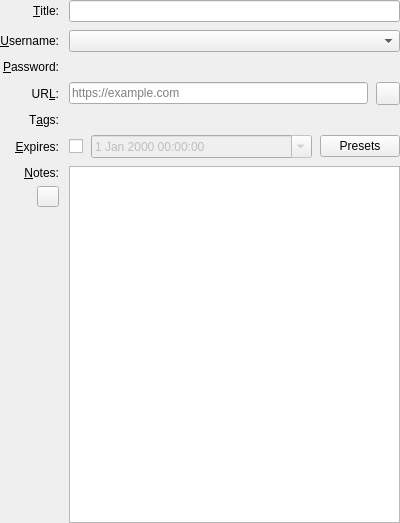
<?xml version="1.0" encoding="UTF-8"?>
<ui version="4.0">
 <class>EditEntryWidgetMain</class>
 <widget class="QScrollArea" name="EditEntryWidgetMain">
  <property name="geometry">
   <rect>
    <x>0</x>
    <y>0</y>
    <width>400</width>
    <height>523</height>
   </rect>
  </property>
  <property name="windowTitle">
   <string>Edit Entry</string>
  </property>
  <property name="frameShape">
   <enum>QFrame::NoFrame</enum>
  </property>
  <property name="frameShadow">
   <enum>QFrame::Plain</enum>
  </property>
  <property name="horizontalScrollBarPolicy">
   <enum>Qt::ScrollBarAlwaysOff</enum>
  </property>
  <property name="sizeAdjustPolicy">
   <enum>QAbstractScrollArea::AdjustToContents</enum>
  </property>
  <property name="widgetResizable">
   <bool>true</bool>
  </property>
  <widget class="QWidget" name="container">
   <property name="geometry">
    <rect>
     <x>0</x>
     <y>0</y>
     <width>400</width>
     <height>523</height>
    </rect>
   </property>
   <layout class="QGridLayout" name="gridLayout" columnstretch="0,1">
    <property name="leftMargin">
     <number>0</number>
    </property>
    <property name="topMargin">
     <number>0</number>
    </property>
    <property name="rightMargin">
     <number>0</number>
    </property>
    <property name="bottomMargin">
     <number>0</number>
    </property>
    <property name="horizontalSpacing">
     <number>10</number>
    </property>
    <property name="verticalSpacing">
     <number>8</number>
    </property>
    <item row="0" column="1">
     <widget class="QLineEdit" name="titleEdit">
      <property name="accessibleName">
       <string>Title field</string>
      </property>
     </widget>
    </item>
    <item row="1" column="0">
     <widget class="QLabel" name="usernameLabel">
      <property name="text">
       <string>&amp;Username:</string>
      </property>
      <property name="alignment">
       <set>Qt::AlignRight|Qt::AlignTrailing|Qt::AlignVCenter</set>
      </property>
      <property name="buddy">
       <cstring>usernameComboBox</cstring>
      </property>
     </widget>
    </item>
    <item row="2" column="1">
     <widget class="PasswordWidget" name="passwordEdit" native="true">
      <property name="focusPolicy">
       <enum>Qt::StrongFocus</enum>
      </property>
      <property name="accessibleName">
       <string>Password field</string>
      </property>
     </widget>
    </item>
    <item row="8" column="1">
     <layout class="QVBoxLayout" name="verticalLayout_2">
      <item>
       <widget class="QPlainTextEdit" name="notesEdit">
        <property name="sizePolicy">
         <sizepolicy hsizetype="Expanding" vsizetype="Expanding">
          <horstretch>0</horstretch>
          <verstretch>1</verstretch>
         </sizepolicy>
        </property>
        <property name="minimumSize">
         <size>
          <width>0</width>
          <height>100</height>
         </size>
        </property>
        <property name="accessibleName">
         <string>Notes field</string>
        </property>
       </widget>
      </item>
     </layout>
    </item>
    <item row="0" column="0">
     <widget class="QLabel" name="titleLabel">
      <property name="text">
       <string>&amp;Title:</string>
      </property>
      <property name="alignment">
       <set>Qt::AlignRight|Qt::AlignTrailing|Qt::AlignVCenter</set>
      </property>
      <property name="buddy">
       <cstring>titleEdit</cstring>
      </property>
     </widget>
    </item>
    <item row="2" column="0">
     <widget class="QLabel" name="passwordLabel">
      <property name="text">
       <string>&amp;Password:</string>
      </property>
      <property name="alignment">
       <set>Qt::AlignRight|Qt::AlignTrailing|Qt::AlignVCenter</set>
      </property>
      <property name="buddy">
       <cstring>passwordEdit</cstring>
      </property>
     </widget>
    </item>
    <item row="1" column="1">
     <widget class="QComboBox" name="usernameComboBox">
      <property name="focusPolicy">
       <enum>Qt::StrongFocus</enum>
      </property>
      <property name="accessibleName">
       <string>Username field</string>
      </property>
     </widget>
    </item>
    <item row="5" column="1">
     <widget class="TagsEdit" name="tagsList" native="true">
      <property name="focusPolicy">
       <enum>Qt::StrongFocus</enum>
      </property>
      <property name="accessibleName">
       <string>Tags list</string>
      </property>
     </widget>
    </item>
    <item row="7" column="1">
     <layout class="QHBoxLayout" name="horizontalLayout_2" stretch="0,1,0">
      <property name="spacing">
       <number>8</number>
      </property>
      <item>
       <widget class="QCheckBox" name="expireCheck">
        <property name="toolTip">
         <string>Toggle expiration</string>
        </property>
        <property name="accessibleName">
         <string>Toggle expiration</string>
        </property>
        <property name="text">
         <string/>
        </property>
       </widget>
      </item>
      <item>
       <widget class="QDateTimeEdit" name="expireDatePicker">
        <property name="enabled">
         <bool>false</bool>
        </property>
        <property name="accessibleName">
         <string>Expiration field</string>
        </property>
        <property name="calendarPopup">
         <bool>true</bool>
        </property>
       </widget>
      </item>
      <item>
       <widget class="QPushButton" name="expirePresets">
        <property name="sizePolicy">
         <sizepolicy hsizetype="Fixed" vsizetype="Fixed">
          <horstretch>0</horstretch>
          <verstretch>0</verstretch>
         </sizepolicy>
        </property>
        <property name="toolTip">
         <string>Expiration Presets</string>
        </property>
        <property name="accessibleName">
         <string>Expiration presets</string>
        </property>
        <property name="text">
         <string>Presets</string>
        </property>
       </widget>
      </item>
     </layout>
    </item>
    <item row="3" column="0">
     <widget class="QLabel" name="urlLabel">
      <property name="text">
       <string>UR&amp;L:</string>
      </property>
      <property name="alignment">
       <set>Qt::AlignRight|Qt::AlignTrailing|Qt::AlignVCenter</set>
      </property>
      <property name="buddy">
       <cstring>urlEdit</cstring>
      </property>
     </widget>
    </item>
    <item row="3" column="1">
     <layout class="QHBoxLayout" name="horizontalLayout_6">
      <property name="spacing">
       <number>8</number>
      </property>
      <item>
       <widget class="URLEdit" name="urlEdit">
        <property name="accessibleName">
         <string>Url field</string>
        </property>
        <property name="placeholderText">
         <string notr="true">https://example.com</string>
        </property>
       </widget>
      </item>
      <item>
       <widget class="QToolButton" name="fetchFaviconButton">
        <property name="toolTip">
         <string>Download favicon for URL</string>
        </property>
        <property name="accessibleName">
         <string>Download favicon for URL</string>
        </property>
       </widget>
      </item>
     </layout>
    </item>
    <item row="8" column="0">
     <layout class="QVBoxLayout" name="verticalLayout">
      <item>
       <widget class="QLabel" name="notesLabel">
        <property name="text">
         <string>&amp;Notes:</string>
        </property>
        <property name="alignment">
         <set>Qt::AlignRight|Qt::AlignTrailing|Qt::AlignVCenter</set>
        </property>
        <property name="buddy">
         <cstring>notesEdit</cstring>
        </property>
       </widget>
      </item>
      <item>
       <layout class="QHBoxLayout" name="horizontalLayout_3">
        <property name="topMargin">
         <number>6</number>
        </property>
        <item>
         <spacer name="horizontalSpacer">
          <property name="orientation">
           <enum>Qt::Horizontal</enum>
          </property>
          <property name="sizeHint" stdset="0">
           <size>
            <width>5</width>
            <height>20</height>
           </size>
          </property>
         </spacer>
        </item>
        <item>
         <widget class="QToolButton" name="revealNotesButton">
          <property name="toolTip">
           <string>Toggle notes visibility</string>
          </property>
          <property name="accessibleName">
           <string>Toggle notes visibility</string>
          </property>
          <property name="iconSize">
           <size>
            <width>14</width>
            <height>14</height>
           </size>
          </property>
          <property name="checkable">
           <bool>true</bool>
          </property>
         </widget>
        </item>
       </layout>
      </item>
      <item>
       <spacer name="verticalSpacer">
        <property name="orientation">
         <enum>Qt::Vertical</enum>
        </property>
        <property name="sizeHint" stdset="0">
         <size>
          <width>20</width>
          <height>40</height>
         </size>
        </property>
       </spacer>
      </item>
     </layout>
    </item>
    <item row="5" column="0">
     <widget class="QLabel" name="tagsLabel">
      <property name="text">
       <string>T&amp;ags:</string>
      </property>
      <property name="alignment">
       <set>Qt::AlignRight|Qt::AlignTrailing|Qt::AlignVCenter</set>
      </property>
      <property name="buddy">
       <cstring>tagsList</cstring>
      </property>
     </widget>
    </item>
    <item row="7" column="0">
     <widget class="QLabel" name="expireLabel">
      <property name="text">
       <string>&amp;Expires:</string>
      </property>
      <property name="alignment">
       <set>Qt::AlignRight|Qt::AlignTrailing|Qt::AlignVCenter</set>
      </property>
      <property name="buddy">
       <cstring>expireCheck</cstring>
      </property>
     </widget>
    </item>
   </layout>
  </widget>
 </widget>
 <customwidgets>
  <customwidget>
   <class>TagsEdit</class>
   <extends>QWidget</extends>
   <header>gui/tag/TagsEdit.h</header>
   <container>1</container>
  </customwidget>
  <customwidget>
   <class>URLEdit</class>
   <extends>QLineEdit</extends>
   <header>gui/URLEdit.h</header>
   <container>1</container>
  </customwidget>
  <customwidget>
   <class>PasswordWidget</class>
   <extends>QWidget</extends>
   <header>gui/PasswordWidget.h</header>
   <container>1</container>
  </customwidget>
 </customwidgets>
 <tabstops>
  <tabstop>titleEdit</tabstop>
  <tabstop>usernameComboBox</tabstop>
  <tabstop>passwordEdit</tabstop>
  <tabstop>urlEdit</tabstop>
  <tabstop>fetchFaviconButton</tabstop>
  <tabstop>tagsList</tabstop>
  <tabstop>expireCheck</tabstop>
  <tabstop>expireDatePicker</tabstop>
  <tabstop>expirePresets</tabstop>
  <tabstop>revealNotesButton</tabstop>
  <tabstop>notesEdit</tabstop>
 </tabstops>
 <resources/>
 <connections/>
</ui>
